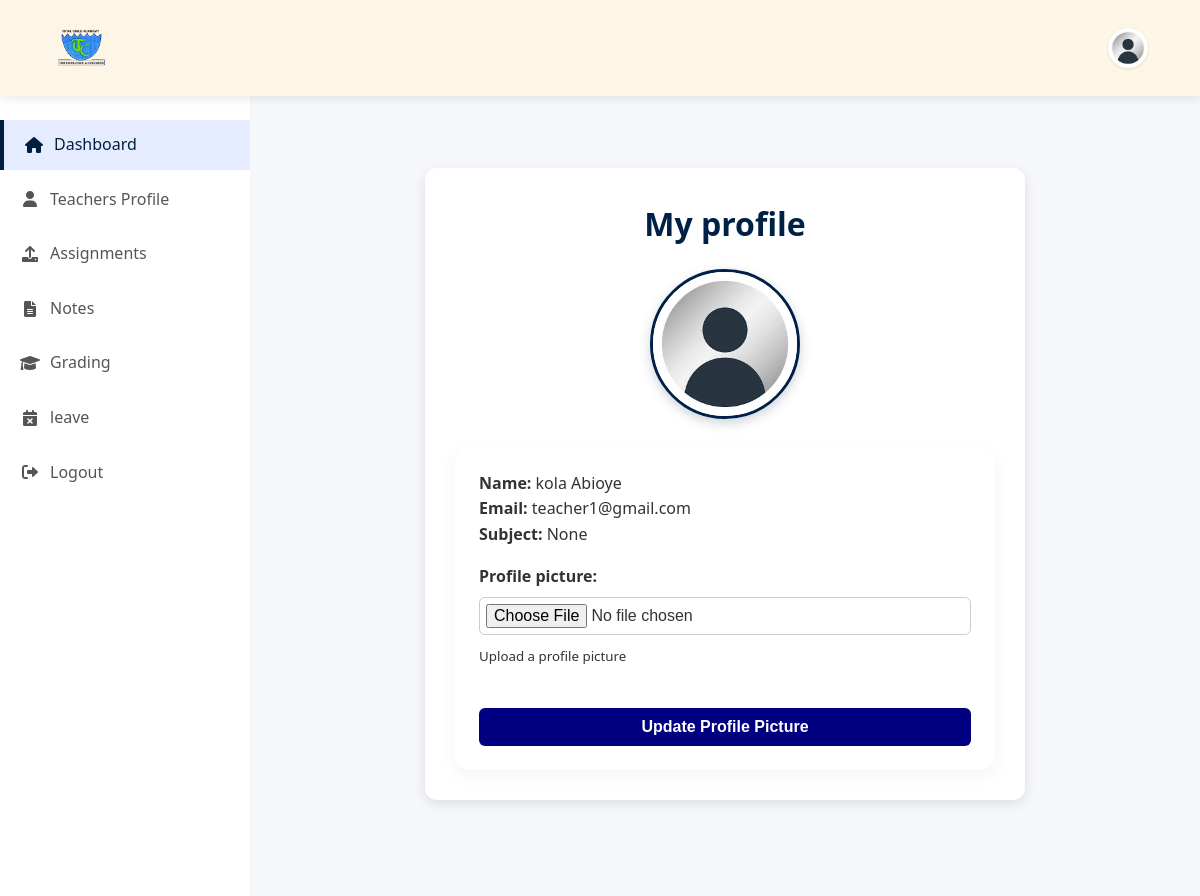
/profile (signed in), run on the app's committed database.
### core/models.py (models this page shows, shortened)
class CustomUser(AbstractUser, PermissionsMixin):
    ROLE_STUDENT = 'student'
    ROLE_TEACHER = 'teacher'
    ROLE_CHOICES = [
        (ROLE_STUDENT, 'Student'),
        (ROLE_TEACHER, 'Teacher'),
    ]
    username = None
    admission_number = models.CharField(max_length=20, unique=True)
    email = models.EmailField(unique=True)
    first_name = models.CharField(max_length=30, blank=True)
    last_name = models.CharField(max_length=30, blank=True)
    middle_name = models.CharField(max_length=30, blank=True, null=True)
    role = models.CharField(max_length=10, choices=ROLE_CHOICES, blank=True, null=True)
    date_of_birth = models.DateField(null=True, blank=True)
    USERNAME_FIELD = 'email'
    REQUIRED_FIELDS = []
    objects = CustomUserManager()

class TeacherProfile(models.Model):
    user = models.OneToOneField(
        settings.AUTH_USER_MODEL,
        on_delete=models.CASCADE,
        related_name='teacher_profile'
    )
    employee_id = models.CharField(
        max_length=100,
        unique=True,
        blank=True,
        help_text="Auto-generated if left blank"
    )
    subject = models.CharField(
        max_length=100,
        blank=True,
        null=True,
        help_text="Subject taught by the teacher"
    )
    profile_picture = models.ImageField(
        upload_to='teacher_profiles/',
        blank=True,
        null=True,
        help_text="Upload a profile picture"
    )
    created_at = models.DateTimeField(auto_now_add=True)
    updated_at = models.DateTimeField(auto_now=True)
    class Meta:
        verbose_name = "Teacher Profile"
        verbose_name_plural = "Teacher Profiles"

### core/views.py (the view)
# urls.py: path('profile', views.teacher_profile, name='teacher_profile'),
@login_required
def teacher_profile(request):
    profile, created = TeacherProfile.objects.get_or_create(user=request.user)
    if request.method == 'POST':
        form = TeacherProfileForm(request.POST, request.FILES, instance=profile)
        if form.is_valid():
            form.save()
            return redirect('teacher_profile')  # Reload page to show updates
    else:
        form = TeacherProfileForm(instance=profile)
    context = {
        'profile': profile,
        'form': form,
        'user': request.user,
    }
    return render(request, 'core/teacher_profile.html', context)  # ✅ matches your current file

### core/forms.py
class TeacherProfileForm(forms.ModelForm):
    class Meta:
        model = TeacherProfile
        fields = [ 'subject']
        widgets = {
            'subject': forms.TextInput(attrs={'class': 'form-control'})
        }

### core/templates/core/teacher_profile.html (shortened to what this page needs)
{% extends "core/dashboard2.html" %}
{% load static %}
{% block content %}
<div class="profile-page">
    <h2 class="profile-heading">My profile  </h2>
    <div class="profile-image-wrapper">
    {% if profile.profile_picture %}
        <img src="{{ profile.profile_picture.url }}" alt="Profile Picture" width="180" height="180" />
    {% else %}
        <img src="{% static 'core/images/default-user.jpg' %}" alt="Default Profile" width="180" height="180" />
    {% endif %}
    </div>
    <div class="profile-info-form">
        <p><strong>Name:</strong> {{ user.get_full_name|default:user.username }}</p>
        <p><strong>Email:</strong> {{ user.email }}</p>
        <p><strong>Subject:</strong> {{ profile.subject }}</p>
        <form method="post" enctype="multipart/form-data" class="profile-pic-form">
            <div class="form-field">
                {{ form.profile_picture.label_tag }}
                {{ form.profile_picture }}
                <small class="form-text text-muted">{{ form.profile_picture.help_text }}</small>
            </div>
            <button type="submit" class="upload-btn">Update Profile Picture</button>
        </form>
    </div>
</div>
{% endblock %}

### data on the page
CustomUser: get_full_name "kola Abioye", email "teacher1@gmail.com"
TeacherProfile: subject "None"
